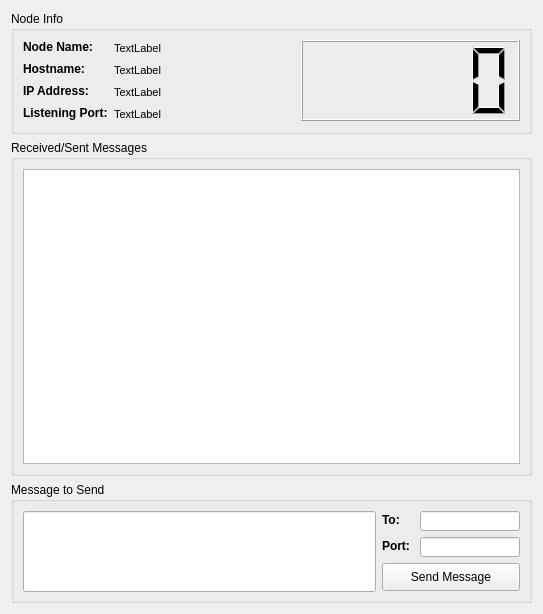
<?xml version="1.0" encoding="UTF-8"?>
<ui version="4.0">
 <class>form_node</class>
 <widget class="QWidget" name="form_node">
  <property name="geometry">
   <rect>
    <x>0</x>
    <y>0</y>
    <width>543</width>
    <height>614</height>
   </rect>
  </property>
  <property name="windowTitle">
   <string>Node Name</string>
  </property>
  <layout class="QVBoxLayout" name="verticalLayout">
   <item>
    <widget class="QGroupBox" name="groupBox_nodeInfo">
     <property name="sizePolicy">
      <sizepolicy hsizetype="Preferred" vsizetype="Fixed">
       <horstretch>0</horstretch>
       <verstretch>0</verstretch>
      </sizepolicy>
     </property>
     <property name="minimumSize">
      <size>
       <width>521</width>
       <height>120</height>
      </size>
     </property>
     <property name="maximumSize">
      <size>
       <width>10000</width>
       <height>130</height>
      </size>
     </property>
     <property name="title">
      <string>Node Info</string>
     </property>
     <layout class="QHBoxLayout" name="horizontalLayout">
      <item>
       <layout class="QFormLayout" name="formLayout">
        <item row="0" column="0">
         <widget class="QLabel" name="label_nodeName_txt">
          <property name="sizePolicy">
           <sizepolicy hsizetype="Fixed" vsizetype="Fixed">
            <horstretch>0</horstretch>
            <verstretch>0</verstretch>
           </sizepolicy>
          </property>
          <property name="font">
           <font>
            <weight>75</weight>
            <bold>true</bold>
           </font>
          </property>
          <property name="frameShape">
           <enum>QFrame::NoFrame</enum>
          </property>
          <property name="text">
           <string>Node Name:</string>
          </property>
         </widget>
        </item>
        <item row="1" column="0">
         <widget class="QLabel" name="label_hostname_txt">
          <property name="sizePolicy">
           <sizepolicy hsizetype="Fixed" vsizetype="Fixed">
            <horstretch>0</horstretch>
            <verstretch>0</verstretch>
           </sizepolicy>
          </property>
          <property name="font">
           <font>
            <weight>75</weight>
            <bold>true</bold>
           </font>
          </property>
          <property name="text">
           <string>Hostname:</string>
          </property>
         </widget>
        </item>
        <item row="2" column="0">
         <widget class="QLabel" name="label_ipAddress_txt">
          <property name="sizePolicy">
           <sizepolicy hsizetype="Fixed" vsizetype="Fixed">
            <horstretch>0</horstretch>
            <verstretch>0</verstretch>
           </sizepolicy>
          </property>
          <property name="font">
           <font>
            <weight>75</weight>
            <bold>true</bold>
           </font>
          </property>
          <property name="text">
           <string>IP Address:</string>
          </property>
         </widget>
        </item>
        <item row="3" column="0">
         <widget class="QLabel" name="label_port_txt">
          <property name="sizePolicy">
           <sizepolicy hsizetype="Fixed" vsizetype="Fixed">
            <horstretch>0</horstretch>
            <verstretch>0</verstretch>
           </sizepolicy>
          </property>
          <property name="font">
           <font>
            <weight>75</weight>
            <bold>true</bold>
           </font>
          </property>
          <property name="text">
           <string>Listening Port:</string>
          </property>
         </widget>
        </item>
        <item row="0" column="1">
         <widget class="QLabel" name="label_nodeName">
          <property name="minimumSize">
           <size>
            <width>167</width>
            <height>16</height>
           </size>
          </property>
          <property name="maximumSize">
           <size>
            <width>167</width>
            <height>16</height>
           </size>
          </property>
          <property name="font">
           <font>
            <pointsize>8</pointsize>
           </font>
          </property>
          <property name="text">
           <string>TextLabel</string>
          </property>
         </widget>
        </item>
        <item row="1" column="1">
         <widget class="QLabel" name="label_hostname">
          <property name="minimumSize">
           <size>
            <width>167</width>
            <height>16</height>
           </size>
          </property>
          <property name="maximumSize">
           <size>
            <width>167</width>
            <height>16</height>
           </size>
          </property>
          <property name="font">
           <font>
            <pointsize>8</pointsize>
           </font>
          </property>
          <property name="text">
           <string>TextLabel</string>
          </property>
         </widget>
        </item>
        <item row="2" column="1">
         <widget class="QLabel" name="label_ipAddress">
          <property name="minimumSize">
           <size>
            <width>167</width>
            <height>16</height>
           </size>
          </property>
          <property name="maximumSize">
           <size>
            <width>167</width>
            <height>16</height>
           </size>
          </property>
          <property name="font">
           <font>
            <pointsize>8</pointsize>
           </font>
          </property>
          <property name="text">
           <string>TextLabel</string>
          </property>
         </widget>
        </item>
        <item row="3" column="1">
         <widget class="QLabel" name="label_port">
          <property name="minimumSize">
           <size>
            <width>167</width>
            <height>16</height>
           </size>
          </property>
          <property name="maximumSize">
           <size>
            <width>167</width>
            <height>16</height>
           </size>
          </property>
          <property name="font">
           <font>
            <pointsize>8</pointsize>
           </font>
          </property>
          <property name="text">
           <string>TextLabel</string>
          </property>
         </widget>
        </item>
       </layout>
      </item>
      <item>
       <widget class="QLCDNumber" name="lcd_timestamp">
        <property name="sizePolicy">
         <sizepolicy hsizetype="Expanding" vsizetype="Expanding">
          <horstretch>0</horstretch>
          <verstretch>0</verstretch>
         </sizepolicy>
        </property>
        <property name="minimumSize">
         <size>
          <width>219</width>
          <height>71</height>
         </size>
        </property>
        <property name="maximumSize">
         <size>
          <width>219</width>
          <height>81</height>
         </size>
        </property>
        <property name="digitCount">
         <number>5</number>
        </property>
        <property name="segmentStyle">
         <enum>QLCDNumber::Filled</enum>
        </property>
       </widget>
      </item>
     </layout>
    </widget>
   </item>
   <item>
    <widget class="QGroupBox" name="groupBox_received">
     <property name="minimumSize">
      <size>
       <width>521</width>
       <height>199</height>
      </size>
     </property>
     <property name="maximumSize">
      <size>
       <width>10000</width>
       <height>10000</height>
      </size>
     </property>
     <property name="title">
      <string>Received/Sent Messages</string>
     </property>
     <layout class="QGridLayout" name="gridLayout">
      <item row="0" column="0">
       <widget class="QTextEdit" name="textEdit_received">
        <property name="minimumSize">
         <size>
          <width>497</width>
          <height>159</height>
         </size>
        </property>
        <property name="maximumSize">
         <size>
          <width>10000</width>
          <height>10000</height>
         </size>
        </property>
        <property name="frameShape">
         <enum>QFrame::StyledPanel</enum>
        </property>
        <property name="frameShadow">
         <enum>QFrame::Sunken</enum>
        </property>
        <property name="lineWidth">
         <number>2</number>
        </property>
        <property name="midLineWidth">
         <number>0</number>
        </property>
        <property name="readOnly">
         <bool>true</bool>
        </property>
       </widget>
      </item>
     </layout>
    </widget>
   </item>
   <item>
    <widget class="QGroupBox" name="groupBox_send">
     <property name="minimumSize">
      <size>
       <width>521</width>
       <height>121</height>
      </size>
     </property>
     <property name="maximumSize">
      <size>
       <width>10000</width>
       <height>121</height>
      </size>
     </property>
     <property name="title">
      <string>Message to Send</string>
     </property>
     <layout class="QHBoxLayout" name="horizontalLayout_2">
      <item>
       <widget class="QLineEdit" name="lineEdit_send">
        <property name="minimumSize">
         <size>
          <width>350</width>
          <height>81</height>
         </size>
        </property>
        <property name="maximumSize">
         <size>
          <width>16777215</width>
          <height>81</height>
         </size>
        </property>
        <property name="font">
         <font>
          <pointsize>8</pointsize>
         </font>
        </property>
        <property name="autoFillBackground">
         <bool>false</bool>
        </property>
        <property name="alignment">
         <set>Qt::AlignLeading|Qt::AlignLeft|Qt::AlignTop</set>
        </property>
       </widget>
      </item>
      <item>
       <layout class="QVBoxLayout" name="verticalLayout_2">
        <item>
         <layout class="QFormLayout" name="formLayout_3">
          <item row="0" column="0">
           <widget class="QLabel" name="label_to">
            <property name="sizePolicy">
             <sizepolicy hsizetype="Fixed" vsizetype="Fixed">
              <horstretch>0</horstretch>
              <verstretch>0</verstretch>
             </sizepolicy>
            </property>
            <property name="minimumSize">
             <size>
              <width>20</width>
              <height>17</height>
             </size>
            </property>
            <property name="maximumSize">
             <size>
              <width>20</width>
              <height>17</height>
             </size>
            </property>
            <property name="font">
             <font>
              <weight>75</weight>
              <bold>true</bold>
             </font>
            </property>
            <property name="text">
             <string>To:</string>
            </property>
           </widget>
          </item>
          <item row="0" column="1">
           <widget class="QLineEdit" name="lineEdit_to">
            <property name="sizePolicy">
             <sizepolicy hsizetype="Fixed" vsizetype="Fixed">
              <horstretch>0</horstretch>
              <verstretch>0</verstretch>
             </sizepolicy>
            </property>
            <property name="minimumSize">
             <size>
              <width>50</width>
              <height>20</height>
             </size>
            </property>
            <property name="maximumSize">
             <size>
              <width>104</width>
              <height>20</height>
             </size>
            </property>
           </widget>
          </item>
          <item row="1" column="0">
           <widget class="QLabel" name="label_toPort">
            <property name="sizePolicy">
             <sizepolicy hsizetype="Fixed" vsizetype="Fixed">
              <horstretch>0</horstretch>
              <verstretch>0</verstretch>
             </sizepolicy>
            </property>
            <property name="minimumSize">
             <size>
              <width>32</width>
              <height>18</height>
             </size>
            </property>
            <property name="maximumSize">
             <size>
              <width>25</width>
              <height>18</height>
             </size>
            </property>
            <property name="font">
             <font>
              <weight>75</weight>
              <bold>true</bold>
             </font>
            </property>
            <property name="text">
             <string>Port:</string>
            </property>
           </widget>
          </item>
          <item row="1" column="1">
           <widget class="QLineEdit" name="lineEdit_toPort">
            <property name="sizePolicy">
             <sizepolicy hsizetype="Fixed" vsizetype="Fixed">
              <horstretch>0</horstretch>
              <verstretch>0</verstretch>
             </sizepolicy>
            </property>
            <property name="minimumSize">
             <size>
              <width>50</width>
              <height>20</height>
             </size>
            </property>
            <property name="maximumSize">
             <size>
              <width>104</width>
              <height>20</height>
             </size>
            </property>
            <property name="inputMask">
             <string/>
            </property>
           </widget>
          </item>
         </layout>
        </item>
        <item>
         <widget class="QPushButton" name="bttn_sendMessage">
          <property name="sizePolicy">
           <sizepolicy hsizetype="Fixed" vsizetype="Fixed">
            <horstretch>0</horstretch>
            <verstretch>0</verstretch>
           </sizepolicy>
          </property>
          <property name="minimumSize">
           <size>
            <width>138</width>
            <height>28</height>
           </size>
          </property>
          <property name="maximumSize">
           <size>
            <width>138</width>
            <height>28</height>
           </size>
          </property>
          <property name="text">
           <string>Send Message</string>
          </property>
         </widget>
        </item>
       </layout>
      </item>
     </layout>
    </widget>
   </item>
  </layout>
 </widget>
 <resources/>
 <connections/>
</ui>
